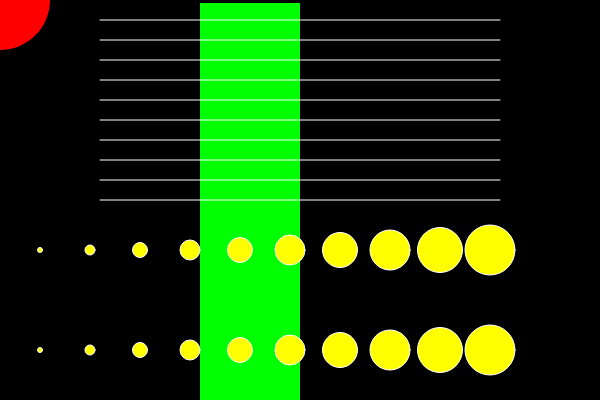
Frame 1 (no input)
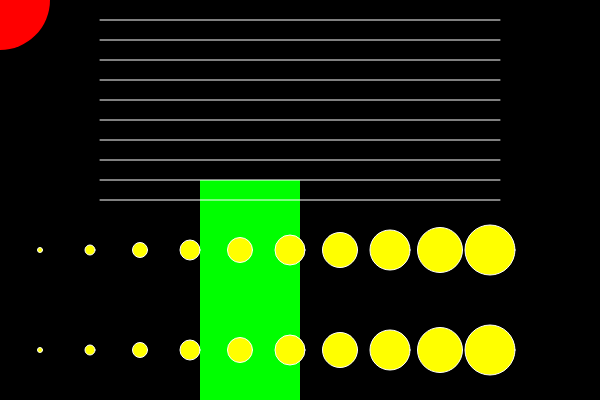
Frame 60 (no input)
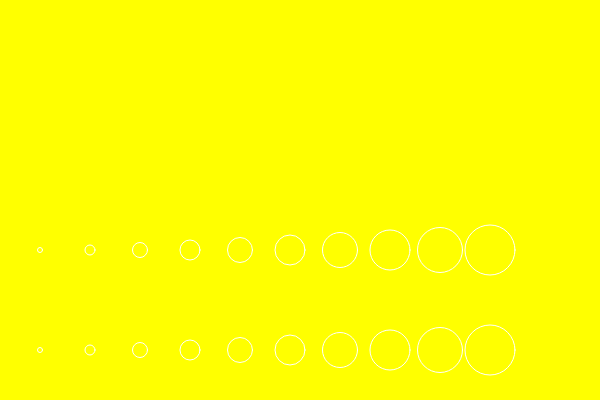
Frame 120 (the mouse pressed at the canvas centre since frame 60)

The p5.js sketch that drew these frames (run headless with seeded random() and noise() and a simulated clock; from frame 60 on, the mouse is pressed at the canvas centre):

// p5.js sketch
// ── sketch.js
var x = 0;
var y = 0;
sizes =[5, 10, 15, 20, 25, 30, 35, 40, 45, 50];

function setup(){
    createCanvas(600, 400);
}

function draw(){
    background(0);
    redCircle();
    greenStripe();
    whiteLines();
    changeBackground();
    rowCircles(250);
    rowCircles(350);
}

function redCircle(){
    noStroke();
    fill(255, 0, 0);
    ellipse(mouseX, mouseY, 100, 100);
}

function greenStripe(){
    fill(0, 255, 0);
    x = 200;
    y += 3;
    rect(x, y, 100, height);
    if(y > height){
        y = 0 - height;
    }
}

function whiteLines(){
    var i = 0;
    var yLine = 20;
    while(i<10){
        stroke(255);
        line(100, yLine, 500, yLine);
        i++;
        yLine += 20;
    }
}

function changeBackground(){
    if(mouseIsPressed && mouseY < 200){
        background(0, 0, 255);
    }
    else if(mouseIsPressed && mouseY >=200){
        background(255, 255, 0);
    }
}

function rowCircles(yRow){
    var xCircle = 40;
    for (var i = 0; i < 10; i++){
        fill(255, 255, 0);
        ellipse(xCircle, yRow, sizes[i], sizes[i]);
        xCircle += 50;
    }
}
